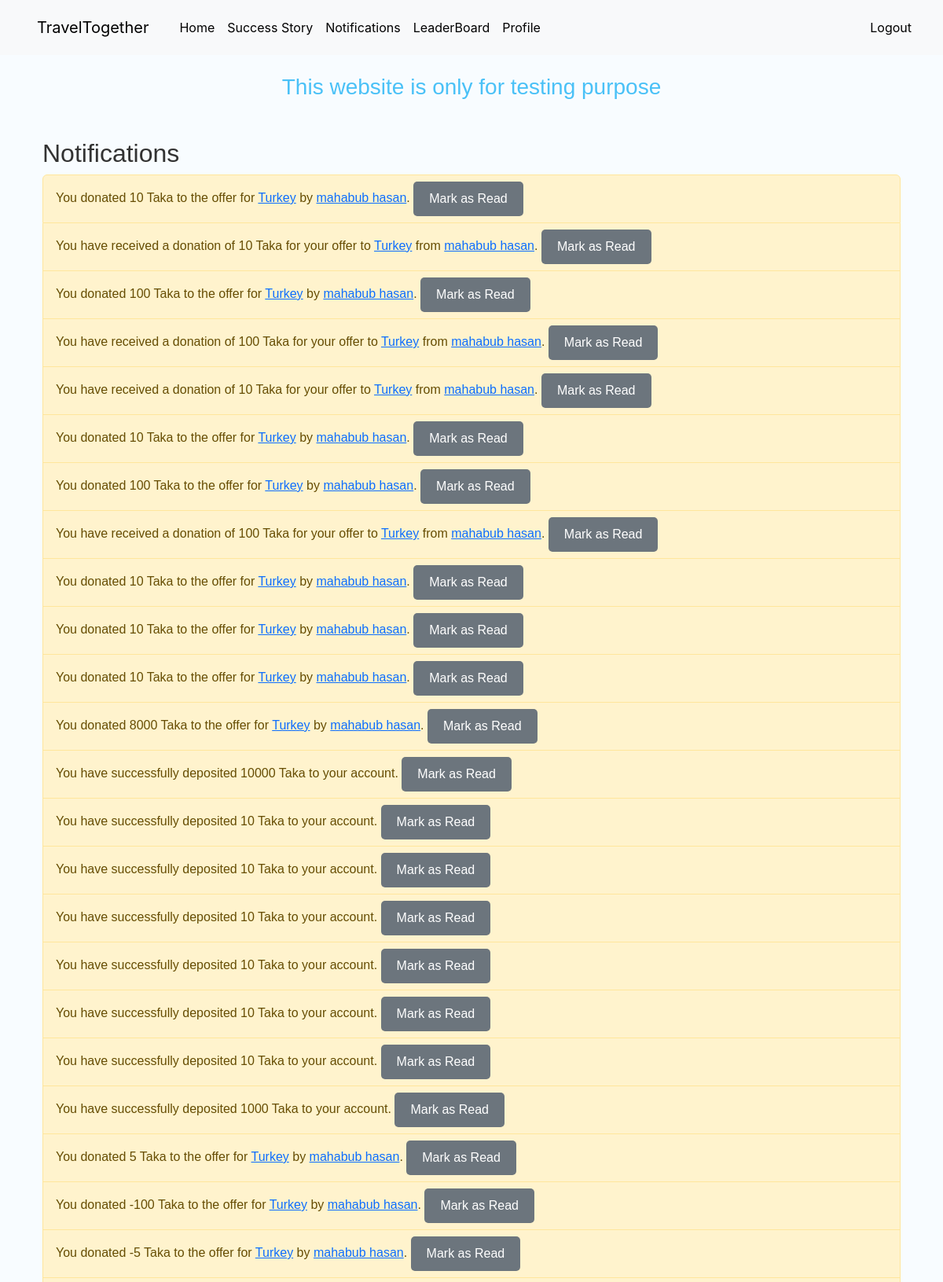
The app's page /notifications/ (signed in, upper part) with its own data.
### main/models.py (models this page shows, shortened)
class Notification(models.Model):
    NOTIFICATION_TYPES = [
        ('Donation', 'Donation'),
        ('Offer Update', 'Offer Update'),
        ('Announcement', 'Announcement'),
    ]
    user = models.ForeignKey(User, related_name='notifications', on_delete=models.CASCADE)
    donor = models.ForeignKey(User, related_name='donations_made', on_delete=models.CASCADE, null=True, blank=True)
    message = models.TextField()
    read = models.BooleanField(default=False)
    created_at = models.DateTimeField(auto_now_add=True)
    type = models.CharField(max_length=20, choices=NOTIFICATION_TYPES, default='General')

### main/views.py (the view)
# urls.py: path('notifications/', views.notifications, name='notifications'),
@login_required
def notifications(request):
    notifications = Notification.objects.filter(user=request.user).order_by('-created_at')
    context = {
        'notifications': notifications
    }
    return render(request, 'notifications.html', context=context)

### main/templates/notifications.html (shortened to what this page needs)
{% extends "base.html" %}
{% block content %}
<div class="container mt-5">
    <h2>Notifications</h2>
    <ul class="list-group">
        {% for notification in notifications %}
            <li class="list-group-item {% if not notification.read %}list-group-item-warning{% endif %}">
                {{ notification.message|safe }}
                <a href="{% url 'mark_as_read' notification.id %}" class="btn btn-sm btn-secondary float-right">Mark as Read</a>
            </li>
        {% endfor %}
    </ul>
</div>
{% endblock %}

### main/static/myapp/main.css (style rules this page uses)
body { font-family: "Gill Sans", sans-serif; background-color: #f8fcff; color: #333; margin: 0; padding: 0; }
.container { margin-top: 30px; }
.btn { font-size: 1rem; padding: 10px 20px; border-radius: 5px; border: none; transition: background-color 0.3s; }

### records on screen
Notification: message "You donated 10 Taka to the offer for Turkey by mahabub hasan ."
Notification: message "You have received a donation of 10 Taka for your offer to Turkey from mahabub hasan ."
Notification: message "You donated 100 Taka to the offer for Turkey by mahabub hasan ."
Notification: message "You have received a donation of 100 Taka for your offer to Turkey from mahabub hasan ."
Notification: message "You have received a donation of 10 Taka for your offer to Turkey from mahabub hasan ."
Notification: message "You donated 10 Taka to the offer for Turkey by mahabub hasan ."
Notification: message "You donated 100 Taka to the offer for Turkey by mahabub hasan ."
Notification: message "You have received a donation of 100 Taka for your offer to Turkey from mahabub hasan ."
Notification: message "You donated 10 Taka to the offer for Turkey by mahabub hasan ."
Notification: message "You donated 10 Taka to the offer for Turkey by mahabub hasan ."
Notification: message "You donated 10 Taka to the offer for Turkey by mahabub hasan ."
Notification: message "You donated 8000 Taka to the offer for Turkey by mahabub hasan ."
Notification: message "You have successfully deposited 10000 Taka to your account."
Notification: message "You have successfully deposited 10 Taka to your account."
Notification: message "You have successfully deposited 10 Taka to your account."
Notification: message "You have successfully deposited 10 Taka to your account."
Notification: message "You have successfully deposited 10 Taka to your account."
Notification: message "You have successfully deposited 10 Taka to your account."
Notification: message "You have successfully deposited 10 Taka to your account."
Notification: message "You have successfully deposited 1000 Taka to your account."
Notification: message "You donated 5 Taka to the offer for Turkey by mahabub hasan ."
Notification: message "You donated -100 Taka to the offer for Turkey by mahabub hasan ."
Notification: message "You donated -5 Taka to the offer for Turkey by mahabub hasan ."
